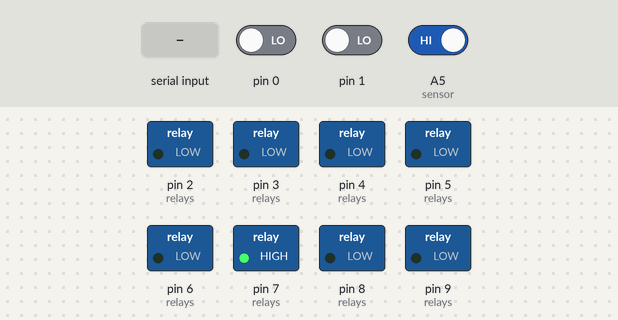
The sketch below on a simulated Arduino Leonardo, built with avr-gcc and run on an emulated ATmega32U4. On the bench: switched loads named in the sketch (green lamp = pin HIGH). The test bench sets the inputs (shaded band); at power-on: A5 (sensor) HIGH, pin 0 LOW, pin 1 LOW. EEPROM starts erased; what the sketch prints to the serial monitor is not drawn.

Above: at 1.2 s.
1.3 s: "5\n" received over Serial
At 1.6 s:
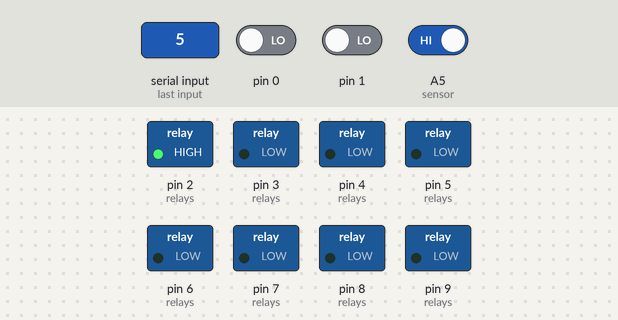
2.8 s: A5 (sensor) driven LOW
Timing chart, 0 to 5.8 s (numbered marks = the images above; inputs shaded):
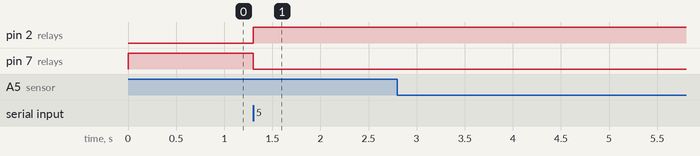

The sketch:

Didzis_relay.ino
```cpp
const long baudrate=115200;
//const long baudrate=9600;
const unsigned int timeout=500; //milisecons since return data
const byte numRelays=8; //how many relays in system. Maximum: 8

//assing relay to arduino pin
const byte relay1=9;
const byte relay2=7;
const byte relay3=5;
const byte relay4=3;
const byte relay5=2;
const byte relay6=8;
const byte relay7=6;
const byte relay8=4;

const byte sensor=A5; //+9V detect

//releay sensing inputs
const byte sensor1=A0;
const byte sensor2=12;
const byte sensor3=10;
const byte sensor4=0;
const byte sensor5=A4;
const byte sensor6=13;
const byte sensor7=11;
const byte sensor8=1;

const byte relays[]={relay1,relay2,relay3,relay4,relay5,relay6,relay7,relay8}; //Relay-to-pin assing array
const byte sensors[]={sensor1,sensor2,sensor3,sensor4,sensor5,sensor6,sensor7,sensor8}; //Sensor-to-pin assing array
const int address=0; //EEPROM storage address

#include <EEPROM.h>

long timervar; //delay timer

byte state; //relay state
byte sensing; //sensor state
byte i,a;

void setup()
{
  Serial.begin(baudrate); //Start Serial port
  pinMode(sensor,INPUT_PULLUP); //sensor pin to input
  for (i=0;i<numRelays;i++){pinMode(relays[i],OUTPUT);} //set pins to output
    state=EEPROM.read(address); //read eeprom
    if (state<1 or state>8){
      state=1;
  }
  setState(); //set relays
  while(!Serial){;} //for Leonardo
}
void loop()
{
  if (Serial.available()) //check for serial data
  {
    a=Serial.parseInt(); //get serial data from PC
    if ((a>0) && (a<=numRelays)) //check for good data
    {
      state=a-1;
      setState(); //set relays
      EEPROM.write(address,state); //store to eeprom
    }
  }
  if (timervar<millis()) //check for replay timeout
  {
    timervar=millis()+timeout;  //reset timout counter
    Serial.print("ON: ");
    Serial.println(state+1); //send active releay number

    Serial.print("OFFLINE: "); //send offline relays
    for (i=0;i<numRelays;i++) //loop thru bits
    {
      if (!(sensing | (1<<i))) //if bit is 0 then problems with relay.
                               //status: 1011     status: 1011
                               //i=2 shl 0100     i=1 shl 0010
                               //and     0000     and     0010
      {
        Serial.print(i+1); //send fault relay number
      }
    }
    Serial.print("\n");
    if (!(digitalRead(sensor))) //check for PSU. If low, then no PSU
    {
      Serial.println("No +12V supply");
    }
  }
  setState();  //set relays in case if something fucked up
}

//Set relay state
void setState()
{
  sensing=0;
  for (i=0;i<numRelays;i++)
  {
    if (digitalRead(i) << i);
    {
      sensing= sensing | 1 << i;
    }
    if (i==state){
      digitalWrite(relays[i],HIGH);
      sensing= sensing | 1 << i;
    }
    else {digitalWrite(relays[i],LOW);}

  }
}
```

Measured:
- after the input at 1.3 s, pin 2 (relays): LOW → HIGH at once; pin 7 (relays): HIGH → LOW at once
- after the input at 2.8 s, every drawn part: stays the same
